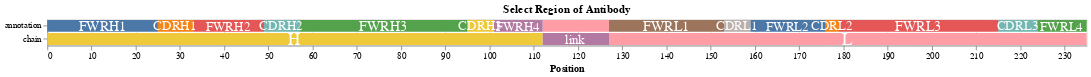

Notebook source saved alongside this figure:
### Code cell
# Order of the regions
site_order = annotation_df.sort_values(['type', 'order'])['region'].to_list()


# Base of the plot to select annotations
bars = (alt.Chart(
        annotation_df
    )
    .mark_bar()
    .encode(
        x=alt.X('length:Q',
                title="Position", scale=alt.Scale(padding=0, nice=False)),
        y=alt.Y("type:N",
                title=None),
        color=alt.Color("region:N",
                        sort=site_order,
                        legend=None),
        opacity=alt.condition(annotation_selector,
                              alt.value(1), alt.value(0.2)),
        order=alt.Order('color_region_sort_index:Q')
    )
    .add_selection(
        annotation_selector
    )
)
 
# Add the names of the annotations
text = (
    alt.Chart(
        position_df
    )
    .mark_text(
        color='white',
        dx=-3, dy=1
    )
    .encode(
        x=alt.X('length:Q', scale=alt.Scale(padding=0, nice=False)),
        y=alt.Y("type:N"),
        detail='region:N',
        text='region:N',
        size=alt.Size('size:Q', legend=None, scale=alt.Scale(domain=[-140,550]))
    )
)

annotation_bar = (bars + text).properties(
        width=width,
        height=30,
        title="Select Region of Antibody"
)

annotation_bar

### Figure 1 — Vega-Lite specification as saved in the notebook (floating-point values rounded to 4 significant figures)
{"config": {"view": {"continuousWidth": 400, "continuousHeight": 300}}, "layer": [{"data": {"name": "data-eafb9c9ab5f016e5a79f8b47d56ab0da"}, "mark": "bar", "encoding": {"color": {"field": "region", "legend": null, "sort": ["FWRH1", "CDRH1", "FWRH2", "CDRH2", "FWRH3", "CDRH3", "FWRH4", "", "FWRL1", "CDRL1", "FWRL2", "CDRL2", "FWRL3", "CDRL3", "FWRL4", "H", "link", "L"], "type": "nominal"}, "opacity": {"condition": {"value": 1, "selection": "selector012"}, "value": 0.2}, "order": {"field": "color_region_sort_index", "type": "quantitative"}, "x": {"field": "length", "scale": {"nice": false, "padding": 0}, "title": "Position", "type": "quantitative"}, "y": {"field": "type", "title": null, "type": "nominal"}}, "selection": {"selector012": {"type": "multi", "encodings": ["color"]}}}, {"data": {"name": "data-79898f6624c61ce073d974bba777bd06"}, "mark": {"type": "text", "color": "white", "dx": -3, "dy": 1}, "encoding": {"detail": {"field": "region", "type": "nominal"}, "size": {"field": "size", "legend": null, "scale": {"domain": [-140, 550]}, "type": "quantitative"}, "text": {"field": "region", "type": "nominal"}, "x": {"field": "length", "scale": {"nice": false, "padding": 0}, "type": "quantitative"}, "y": {"field": "type", "type": "nominal"}}}], "height": 30, "title": "Select Region of Antibody", "width": 1186.0, "$schema": "https://vega.github.io/schema/vega-lite/v4.17.0.json", "datasets": {"data-eafb9c9ab5f016e5a79f8b47d56ab0da": [{"type": "annotation", "region": "", "length": 15, "order": 7}, {"type": "annotation", "region": "CDRH1", "length": 8, "order": 1}, {"type": "annotation", "region": "CDRH2", "length": 8, "order": 3}, {"type": "annotation", "region": "CDRH3", "length": 6, "order": 5}, {"type": "annotation", "region": "CDRL1", "length": 6, "order": 9}, {"type": "annotation", "region": "CDRL2", "length": 3, "order": 11}, {"type": "annotation", "region": "CDRL3", "length": 9, "order": 13}, {"type": "annotation", "region": "FWRH1", "length": 25, "order": 0}, {"type": "annotation", "region": "FWRH2", "length": 16, "order": 2}, {"type": "annotation", "region": "FWRH3", "length": 38, "order": 4}, {"type": "annotation", "region": "FWRH4", "length": 11, "order": 6}, {"type": "annotation", "region": "FWRL1", "length": 26, "order": 8}, {"type": "annotation", "region": "FWRL2", "length": 17, "order": 10}, {"type": "annotation", "region": "FWRL3", "length": 36, "order": 12}, {"type": "annotation", "region": "FWRL4", "length": 11, "order": 14}, {"type": "chain", "region": "H", "length": 112, "order": 0}, {"type": "chain", "region": "L", "length": 108, "order": 2}, {"type": "chain", "region": "link", "length": 15, "order": 1}], "data-79898f6624c61ce073d974bba777bd06": [{"length": 13.0, "type": "annotation", "region": "FWRH1", "order": 0, "size": 25}, {"length": 29.5, "type": "annotation", "region": "CDRH1", "order": 1, "size": 8}, {"length": 41.5, "type": "annotation", "region": "FWRH2", "order": 2, "size": 16}, {"length": 53.5, "type": "annotation", "region": "CDRH2", "order": 3, "size": 8}, {"length": 76.5, "type": "annotation", "region": "FWRH3", "order": 4, "size": 38}, {"length": 98.5, "type": "annotation", "region": "CDRH3", "order": 5, "size": 6}, {"length": 107.0, "type": "annotation", "region": "FWRH4", "order": 6, "size": 11}, {"length": 120.0, "type": "annotation", "region": "", "order": 7, "size": 15}, {"length": 140.5, "type": "annotation", "region": "FWRL1", "order": 8, "size": 26}, {"length": 156.5, "type": "annotation", "region": "CDRL1", "order": 9, "size": 6}, {"length": 168.0, "type": "annotation", "region": "FWRL2", "order": 10, "size": 17}, {"length": 178.0, "type": "annotation", "region": "CDRL2", "order": 11, "size": 3}, {"length": 197.5, "type": "annotation", "region": "FWRL3", "order": 12, "size": 36}, {"length": 220.0, "type": "annotation", "region": "CDRL3", "order": 13, "size": 9}, {"length": 230.0, "type": "annotation", "region": "FWRL4", "order": 14, "size": 11}, {"length": 56.5, "type": "chain", "region": "H", "order": 0, "size": 112}, {"length": 120.0, "type": "chain", "region": "link", "order": 1, "size": 15}, {"length": 181.5, "type": "chain", "region": "L", "order": 2, "size": 108}]}}
